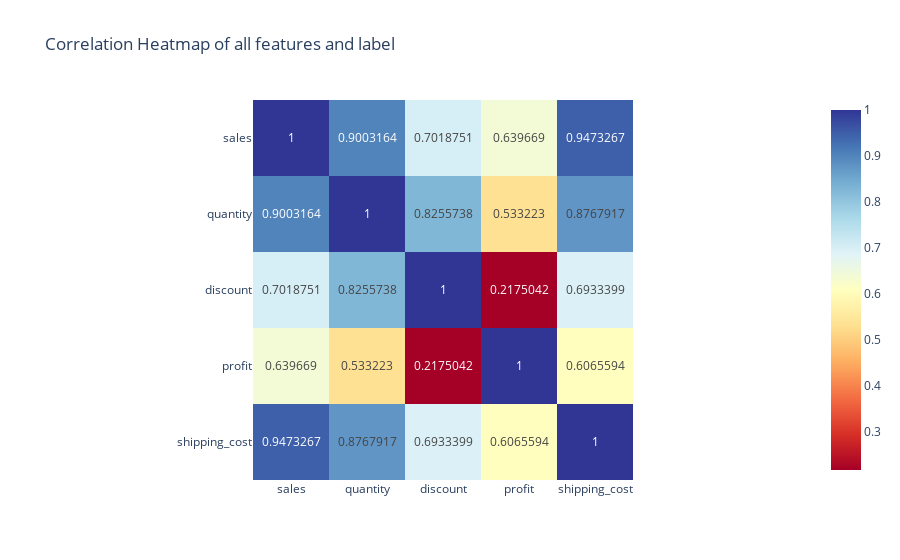

The notebook cell saved with this chart:
### Code cell
correlation_matrix = linear_df.corr(method='spearman')
fig = px.imshow(correlation_matrix, text_auto = True, color_continuous_scale = 'RdYlBu', title="Correlation Heatmap of all features and label")
fig.show()

### Figure 1 — Plotly figure (JSON) as saved in the notebook; plotly's stock layout.template omitted (floating-point values rounded to 4 significant figures)
{"data": [{"coloraxis": "coloraxis", "hovertemplate": "x: %{x}<br>y: %{y}<br>color: %{z}<extra></extra>", "name": "0", "texttemplate": "%{z}", "type": "heatmap", "x": ["sales", "quantity", "discount", "profit", "shipping_cost"], "xaxis": "x", "y": ["sales", "quantity", "discount", "profit", "shipping_cost"], "yaxis": "y", "z": [[1, 0.9003, 0.7019, 0.6397, 0.9473], [0.9003, 1, 0.8256, 0.5332, 0.8768], [0.7019, 0.8256, 1, 0.2175, 0.6933], [0.6397, 0.5332, 0.2175, 1, 0.6066], [0.9473, 0.8768, 0.6933, 0.6066, 1]]}], "layout": {"coloraxis": {"colorscale": [[0, "rgb(165,0,38)"], [0.1, "rgb(215,48,39)"], [0.2, "rgb(244,109,67)"], [0.3, "rgb(253,174,97)"], [0.4, "rgb(254,224,144)"], [0.5, "rgb(255,255,191)"], [0.6, "rgb(224,243,248)"], [0.7, "rgb(171,217,233)"], [0.8, "rgb(116,173,209)"], [0.9, "rgb(69,117,180)"], [1, "rgb(49,54,149)"]]}, "title": {"text": "Correlation Heatmap of all features and label"}, "xaxis": {"anchor": "y", "constrain": "domain", "domain": [0, 1], "scaleanchor": "y"}, "yaxis": {"anchor": "x", "autorange": "reversed", "constrain": "domain", "domain": [0, 1]}}}
